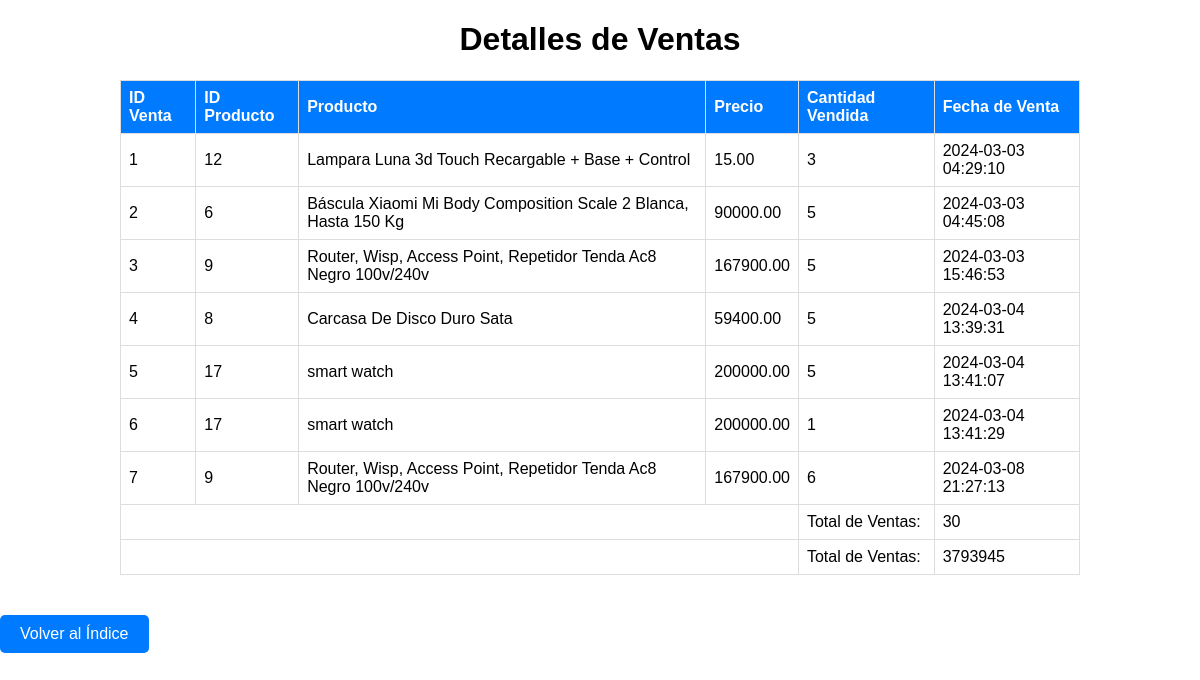
Page /view_sales.php on the committed database.
### tables this page shows
CREATE TABLE `ventas` (
  `id` int NOT NULL AUTO_INCREMENT,
  `id_producto` int DEFAULT NULL,
  `cantidad_vendida` int DEFAULT NULL,
  `fecha_venta` timestamp NULL DEFAULT CURRENT_TIMESTAMP,
  PRIMARY KEY (`id`),
  KEY `id_producto` (`id_producto`),
  CONSTRAINT `ventas_ibfk_1` FOREIGN KEY (`id_producto`) REFERENCES `productos` (`id`),
  CONSTRAINT `ventas_ibfk_2` FOREIGN KEY (`id_producto`) REFERENCES `productos` (`id`)
);

CREATE TABLE `productos` (
  `id` int NOT NULL AUTO_INCREMENT,
  `nombre` varchar(100) NOT NULL,
  `precio` decimal(10,2) NOT NULL,
  `cantidad_disponible` int NOT NULL,
  PRIMARY KEY (`id`)
);

### functions.php (called while the page is built, shortened)
<?php
include 'database.php';
function getSalesDetails() {
    global $conn;
    $sql = "SELECT ventas.id, ventas.id_producto, productos.nombre, productos.precio, ventas.cantidad_vendida, ventas.fecha_venta FROM ventas INNER JOIN productos ON ventas.id_producto = productos.id";
    $result = $conn->query($sql);
    if ($result->num_rows > 0) {
        return $result->fetch_all(MYSQLI_ASSOC);
    } else {
        return false;
    }
}
?>

### view_sales.php (the view, shortened to what this page needs)
<!DOCTYPE html>
<html lang="en">
<head>
    <link rel="stylesheet" href="styles.css">
</head>
<body>
    <h1>Detalles de Ventas</h1>
    <?php
    include 'functions.php';
    $salesDetails = getSalesDetails();
    if ($salesDetails !== false) {
        echo "<table>";
        echo "<tr><th>ID Venta</th><th>ID Producto</th><th>Producto</th><th>Precio</th><th>Cantidad Vendida</th><th>Fecha de Venta</th></tr>";
        $totalVentasCantidad = 0;
        $totalVentasPrecio = 0;
        foreach ($salesDetails as $sale) {
            echo "<tr>";
            echo "<td>" . $sale['id'] . "</td>";
            echo "<td>" . $sale['id_producto'] . "</td>";
            echo "<td>" . $sale['nombre'] . "</td>";
            echo "<td>" . $sale['precio'] . "</td>";
            echo "<td>" . $sale['cantidad_vendida'] . "</td>";
            echo "<td>" . $sale['fecha_venta'] . "</td>";
            echo "</tr>";
            $totalVentasCantidad += $sale['cantidad_vendida'];
            $totalVentasPrecio += $sale['precio'] * $sale['cantidad_vendida'];
        }
        echo "<tr><td colspan='4'></td><td>Total de Ventas:</td><td>$totalVentasCantidad</td></tr>";
        echo "<tr><td colspan='4'></td><td>Total de Ventas:</td><td>$totalVentasPrecio</td></tr>";
        echo "</table>";
    } else {
        echo "<p>No hay ventas registradas.</p>";
    }
    ?>
    <a href="index.php" class="back-to-index">Volver al Índice</a>
</body>
</html>

### styles.css (style rules this page uses)
body { font-family: Arial, sans-serif; margin: 0; padding: 0; }
h1 { text-align: center; }
table { width: 80%; margin: 20px auto; border-collapse: collapse; }
th, td { border: 1px solid #ddd; padding: 8px; text-align: left; }
th { background-color: #007bff; color: #fff; }
.back-to-index { display: inline-block; margin-top: 20px; padding: 10px 20px; background-color: #007bff; color: #fff; text-decoration: none; border-radius: 5px; }

### rows in the picture
ventas: id "1", id_producto "12", id_producto.nombre "Lampara Luna 3d Touch Recargable + Base + Control", id_producto.precio "15.00", cantidad_vendida "3", fecha_venta "2024-03-03 04:29:10"
ventas: id "2", id_producto "6", id_producto.nombre "Báscula Xiaomi Mi Body Composition Scale 2 Blanca, Hasta 150 Kg", id_producto.precio "90000.00", cantidad_vendida "5", fecha_venta "2024-03-03 04:45:08"
ventas: id "3", id_producto "9", id_producto.nombre "Router, Wisp, Access Point, Repetidor Tenda Ac8 Negro 100v/240v", id_producto.precio "167900.00", cantidad_vendida "5", fecha_venta "2024-03-03 15:46:53"
ventas: id "4", id_producto "8", id_producto.nombre "Carcasa De Disco Duro Sata", id_producto.precio "59400.00", cantidad_vendida "5", fecha_venta "2024-03-04 13:39:31"
ventas: id "5", id_producto "17", id_producto.nombre "smart watch", id_producto.precio "200000.00", cantidad_vendida "5", fecha_venta "2024-03-04 13:41:07"
ventas: id "6", id_producto "17", id_producto.nombre "smart watch", id_producto.precio "200000.00", cantidad_vendida "1", fecha_venta "2024-03-04 13:41:29"
ventas: id "7", id_producto "9", id_producto.nombre "Router, Wisp, Access Point, Repetidor Tenda Ac8 Negro 100v/240v", id_producto.precio "167900.00", cantidad_vendida "6", fecha_venta "2024-03-08 21:27:13"

### other values in the picture
$totalVentasCantidad "30"
$totalVentasPrecio "3793945"
